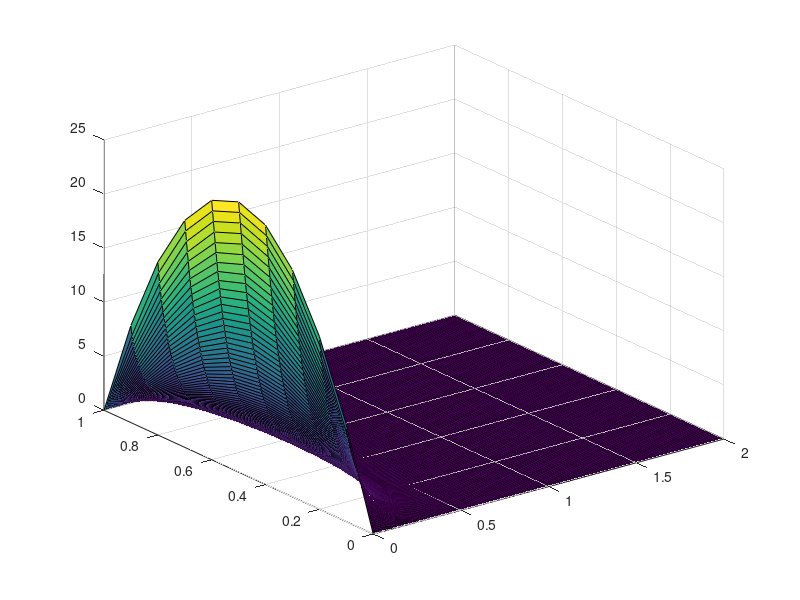

The MATLAB source for this figure:
% Math 529L inClass Wk6
% 2/16/23
% Jun Ikeda

clear; close; clc

%spatial discretization
xleft = 0;
xright = 1;
dx = 0.1;
x= xleft:dx:xright;

%time discretization
tleft = 0;
tright = 2;
dt = 0.005;
t = tleft:dt:tright;

%finite difference matrix
A = zeros(length(x));
A = (A + diag(ones(length(x)-1,1),1) + diag(ones(length(x)-1,1),-1)...
    + -2*diag(ones(length(x),1)));
Atilde = eye(size(A))+dt/dx^2*A;

%boundary conditions
Atilde(1,1) = 1; 
Atilde(1,2) = 0;
Atilde(end,end) = 1; 
Atilde(end,end-1) = 0;

%store solution
U = zeros(length(x),length(t));
U(:,1) = 100.*x.*(1-x);

for i = 2:length(t)
    U(:,i) = Atilde*U(:,i-1);
end

surf(t',x',U)